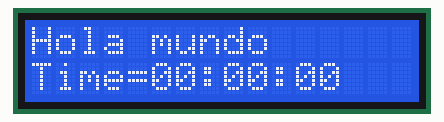
Simulated run of this sketch. Board: Arduino Uno, built with avr-gcc and run on an emulated ATmega328P. Parts: 16×2 character LCD.

Above: at 0.1 s.
At 4.1 s:
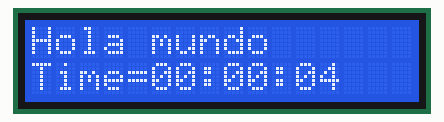
At 9.1 s:
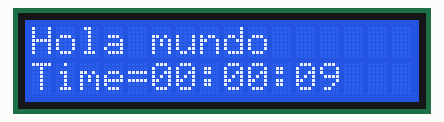
At 19.1 s:
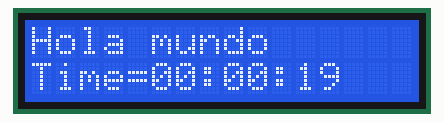
At 28.1 s:
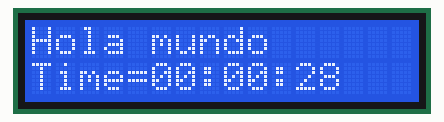
At 38.1 s:
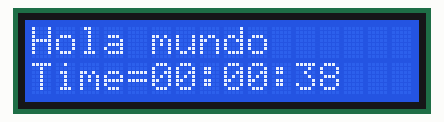

The sketch:

PantallaLED_Prueba.ino
```cpp
/**
 Mostrar información en una pantalla LCD de 16x2
**/
#include <LiquidCrystal.h>
unsigned long milisTime;
int hours = 0, minutes = 0, seconds = 0;
int interval = 1000;
unsigned long  previousMillis = 0;

//Declarar LCD y pines
LiquidCrystal lcd(7,6,5,4,3,2);
void setup() {
 //Definir las dimensiones del LCD (16x2)
 lcd.begin(16,2);
}
void loop() {
  contador();
  displayLCD();
}

void contador() {

  unsigned long currentMillis = millis();  // Obtener el tiempo actual en milisegundos

  if (currentMillis - previousMillis >= interval) {
    previousMillis = currentMillis;  // Actualizar el tiempo de referencia

    // Incrementar los segundos
    seconds++;

    // Si los segundos llegan a 60, resetear y sumar 1 minuto
    if (seconds >= 60) {
      seconds = 0;
      minutes++;
    }

    // Si los minutos llegan a 60, resetear y sumar 1 hora
    if (minutes >= 60) {
      minutes = 0;
      hours++;
    }

    // Si las horas llegan a 24, resetear a 0
    if (hours >= 24) {
      hours = 0;
    }

  }
}
void displayLCD(){
 //Seleccionamos en que columna y en que linea empieza a mostrar el texto
 lcd.setCursor(0,0);
 //Mostramos el texto deseado
 lcd.print("Hola mundo");

 lcd.setCursor(0,1);
 //Mostramos el texto deseado
 lcd.print("Time=");
 if (hours < 10) lcd.print("0");
 lcd.print(hours);
 lcd.print(":");
 if (minutes < 10) lcd.print("0");
 lcd.print(minutes);
 lcd.print(":");
 if (seconds < 10) lcd.print("0");
 lcd.print(seconds);

}
```

Measured:
- what the display in image 1 shows lasts 1.0 s, from 4.0 s to 5.0 s
